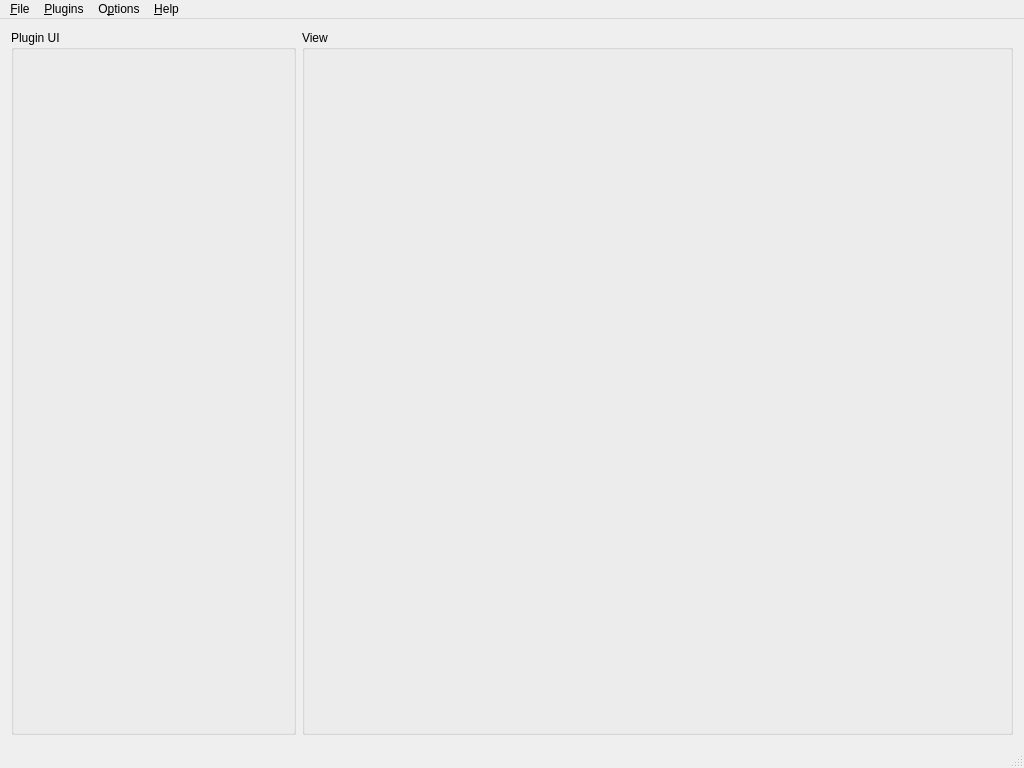
<?xml version="1.0" encoding="UTF-8"?>
<ui version="4.0">
 <class>MainWindow</class>
 <widget class="QMainWindow" name="MainWindow">
  <property name="geometry">
   <rect>
    <x>0</x>
    <y>0</y>
    <width>1024</width>
    <height>768</height>
   </rect>
  </property>
  <property name="minimumSize">
   <size>
    <width>1024</width>
    <height>768</height>
   </size>
  </property>
  <property name="windowTitle">
   <string>Dicom Lab</string>
  </property>
  <widget class="QWidget" name="centralWidget">
   <layout class="QGridLayout" name="gridLayout">
    <item row="0" column="0">
     <layout class="QGridLayout" name="gridLayout_2" columnstretch="2,5">
      <item row="0" column="0">
       <widget class="QGroupBox" name="pluginGroup">
        <property name="title">
         <string>Plugin UI</string>
        </property>
        <layout class="QGridLayout" name="gridLayout_4">
         <item row="0" column="0">
          <layout class="QVBoxLayout" name="pluginLayout"/>
         </item>
        </layout>
       </widget>
      </item>
      <item row="0" column="1">
       <widget class="QGroupBox" name="groupBox">
        <property name="title">
         <string>View</string>
        </property>
        <layout class="QGridLayout" name="gridLayout_6">
         <item row="0" column="0">
          <layout class="QHBoxLayout" name="horizontalLayout"/>
         </item>
        </layout>
       </widget>
      </item>
     </layout>
    </item>
   </layout>
  </widget>
  <widget class="QStatusBar" name="statusBar"/>
  <widget class="QMenuBar" name="menuBar">
   <property name="geometry">
    <rect>
     <x>0</x>
     <y>0</y>
     <width>1024</width>
     <height>26</height>
    </rect>
   </property>
   <widget class="QMenu" name="menu_File">
    <property name="title">
     <string>&amp;File</string>
    </property>
    <addaction name="actionOpenImage"/>
    <addaction name="separator"/>
    <addaction name="actionSaveImage"/>
    <addaction name="separator"/>
    <addaction name="actionExit"/>
   </widget>
   <widget class="QMenu" name="menu_Plugins">
    <property name="title">
     <string>&amp;Plugins</string>
    </property>
   </widget>
   <widget class="QMenu" name="menu_Options">
    <property name="title">
     <string>O&amp;ptions</string>
    </property>
    <addaction name="actionLanguage"/>
    <addaction name="actionTheme"/>
   </widget>
   <widget class="QMenu" name="menu_Help">
    <property name="title">
     <string>&amp;Help</string>
    </property>
    <addaction name="actionAboutQt"/>
   </widget>
   <addaction name="menu_File"/>
   <addaction name="menu_Plugins"/>
   <addaction name="menu_Options"/>
   <addaction name="menu_Help"/>
  </widget>
  <action name="actionOpenImage">
   <property name="text">
    <string>&amp;Open Image</string>
   </property>
   <property name="shortcut">
    <string>Ctrl+O</string>
   </property>
  </action>
  <action name="actionSaveImage">
   <property name="text">
    <string>&amp;Save Image</string>
   </property>
   <property name="shortcut">
    <string>Ctrl+S</string>
   </property>
  </action>
  <action name="actionExit">
   <property name="text">
    <string>E&amp;xit</string>
   </property>
  </action>
  <action name="actionAboutQt">
   <property name="text">
    <string>&amp;About Qt</string>
   </property>
  </action>
  <action name="actionLanguage">
   <property name="text">
    <string>Language</string>
   </property>
  </action>
  <action name="actionTheme">
   <property name="text">
    <string>Theme</string>
   </property>
  </action>
  <action name="action_Camera">
   <property name="text">
    <string>&amp;Camera</string>
   </property>
  </action>
 </widget>
 <layoutdefault spacing="6" margin="11"/>
 <resources/>
 <connections/>
</ui>
